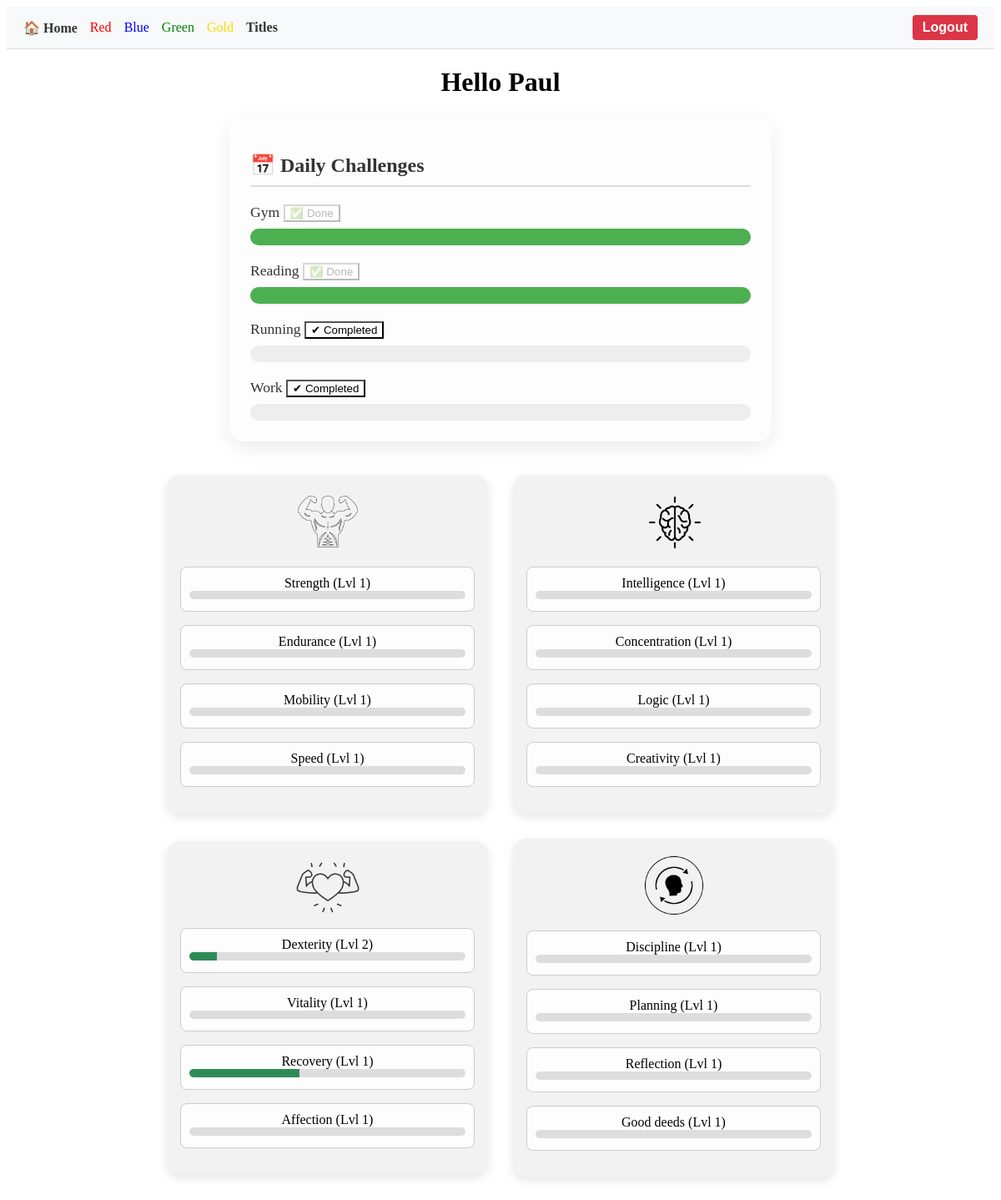
The page /dashboard (signed in) on the database as committed earlier.
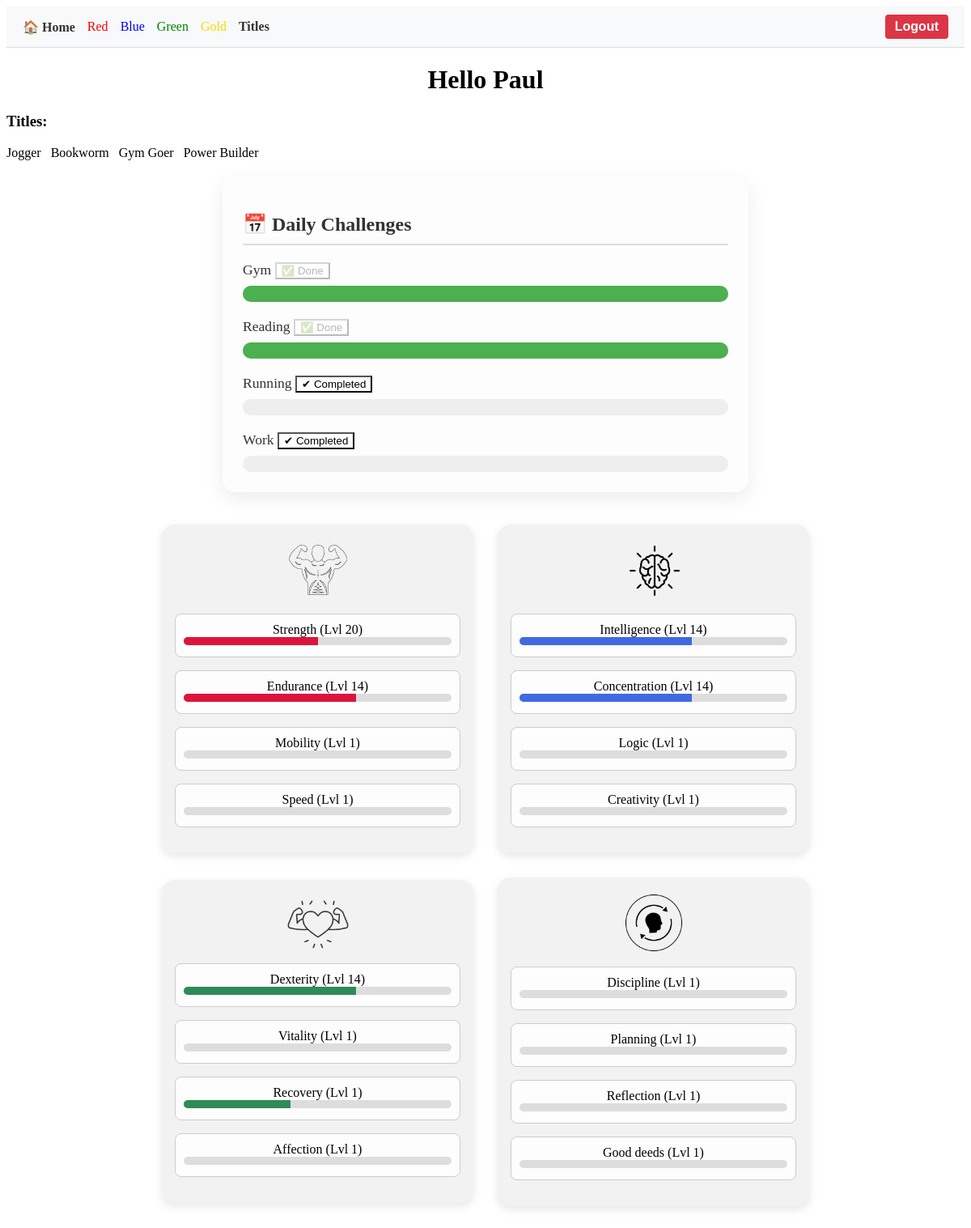
The same page on the database as committed later.
### tables this page shows
CREATE TABLE users (
                id INTEGER PRIMARY KEY AUTOINCREMENT,
                username TEXT NOT NULL UNIQUE,
                password TEXT NOT NULL
            );

CREATE TABLE daily (
                id INTEGER PRIMARY KEY AUTOINCREMENT,
                user_id INTEGER NOT NULL,
                challenge TEXT NOT NULL,
                completed BOOLEAN DEFAULT 0,
                UNIQUE(user_id, challenge),
                FOREIGN KEY(user_id) REFERENCES users(id)
            );

CREATE TABLE progress (
                id INTEGER PRIMARY KEY AUTOINCREMENT,
                user_id INTEGER NOT NULL,
                skill TEXT NOT NULL,
                category TEXT NOT NULL,
                xp INTEGER DEFAULT 0,
                level INTEGER DEFAULT 1, 
                FOREIGN KEY(user_id) REFERENCES users(id)
            );

### app.py (the view)
@app.route('/dashboard')
def dashboard():
    if 'user_id' not in session:
        return redirect(url_for('login'))
    user_id = session['user_id']
    with sqlite3.connect("database.db") as conn:
        c = conn.cursor()
        c.execute("SELECT skill, category, xp, level FROM progress WHERE user_id = ?", (user_id,))
        stats = c.fetchall()
        c.execute("SELECT challenge, completed FROM daily WHERE user_id = ?", (user_id,))
        daily_challenges = c.fetchall()
        c.execute("SELECT username FROM users WHERE id = ?", (user_id,))
        username = c.fetchone()[0]
        c.execute("SELECT selected_titles FROM selected_titles WHERE user_id = ?", (user_id,))
        row = c.fetchone()
        selected_titles = json.loads(row[0]) if row else []
    return render_template("dashboard.html", stats=stats, daily_challenges=daily_challenges, username=username, selected_titles=selected_titles)

### templates/dashboard.html (shortened to what this page needs)
{% extends "base.html" %}
{% block content %}
<!DOCTYPE html>
<html lang="en">
<head>
    <link rel="stylesheet" href="/static/styles.css">
</head>
<body>
    <nav style="background-color: #f8f9fa; padding: 10px 20px; display: flex; justify-content: space-between; align-items: center; border-bottom: 1px solid #ddd;">
        <div style="display: flex; gap: 15px; align-items: center;">
            <a href="{{ url_for('index') }}" style="text-decoration: none; font-weight: bold; color: #333;">🏠 Home</a>
            {% for category in ["Red", "Blue", "Green", "Gold"] %}
                <a href="/card_{{ category|lower }}" style="text-decoration: none; color: {{ category|lower }};">
                    {{ category }}
                </a>
            {% endfor %}
            <a  href=  "{{ url_for('titles')}}" style="text-decoration: none; font-weight: bold; color: #333"> Titles</a>
        </div>
        <div>
            <form method="POST" action="{{ url_for('logout') }}">
                <button type="submit" style="background-color: #dc3545; color: white; border: none; padding: 6px 12px; border-radius: 4px; cursor: pointer;">
                    Logout
                </button>
            </form>
        </div>
    </nav>
    <header>
        <h1 style="text-align: center;">Hello {{username}}</h1>
        {% if selected_titles %}
            <h3>Titles:</h3>
            <div class="titles-container">
            <div class="title-grid">
                {% for title in selected_titles %}
                    <span class="title">{{ title }}</span>
                {% endfor %}
            </div>
        </div>
        {% endif %}
        <section id="daily-challenges">
            <h2>📅 Daily Challenges</h2>
            <ul class="challenge-list">
            {% for challenge, completed in daily_challenges %}
            <li class="challenge-item">
                <div class="challenge-header">
                {{ challenge }}
                <button class="complete-btn-{{ challenge|replace(' ', '') }}"
                    onclick="markComplete(this)"
                    style="background-color: {{ 'white' if completed == 1 else 'initial' }};"
                    {% if completed == 1 %}disabled{% endif %}>
                    {{ "✅ Done" if completed == 1 else "✔ Completed" }}
                </button>
                </div>
                <progress value="{{ 100 if completed == 1 else 0 }}" max="100"
                      class="{{ 'completed' if completed == 1 else '' }}"></progress>
            </li>
            {% endfor %}
            </ul>
        </section>
    </header>
    <main>
        <div class="category-grid">
            {% for category in ["Red", "Blue", "Green", "Gold"] %}
                <a href= "/card_{{category|lower}}" style = "text-decoration: none;">
                <div class="card {{ category|lower }}">
                    <img src="../static/images/icons/icon_{{category|lower }}.png" alt="{{ category }} Icon" class="category-icon">
                    <div class="xp-bar-group">
                        {% for skill, cat, xp, level in stats %}
                            {% if cat == category %}
                                <div class="skill-bar">
                                    <span>{{ skill }} (Lvl {{ level }})</span>
                                    <div class="xp-bar">
                                        <div class="fill" style="width: {{ (xp / (level * 100)) * 100 }}%"></div>
                                    </div>
                                </div>
                            {% endif %}
                        {% endfor %}
                    </div>
                </div>
                </a>
            {% endfor %}
        </div>
    </main>
</body>
</html>
{% endblock %}

### templates/base.html (shortened to what this page needs)
<!DOCTYPE html>
<html lang="en">
<head>
</head>
<body>
    {% block content %}{% endblock %}
</body>
</html>

### static/styles.css (style rules this page uses)
.category-grid { display: grid; grid-template-columns: repeat(2, 1fr); gap: 30px; justify-content: center; align-items: center; max-width: 800px; margin: 40px auto; }
.card { background-color: #f2f2f2; border-radius: 16px; padding: 16px; box-shadow: 0 4px 12px rgba(0, 0, 0, 0.1); text-align: center; }
.category-icon { width: 80px; margin-bottom: 10px; }
.xp-bar-group { color: black; text-decoration: none; }
.skill-bar { text-decoration: none; margin-bottom: 1em; padding: 10px; border: 1px solid #ccc; border-radius: 8px; background-color: #fdfdfd; position: relative; }
.xp-bar { height: 10px; background-color: #ddd; border-radius: 5px; overflow: hidden; margin-bottom: 4px; }
.xp-bar .fill { height: 100%; background-color: #e74c3c; transition: width 0.3s ease; }
.fill { height: 100%; background-color: crimson; transition: width 0.4s ease-in-out; }
.card.red .fill { background-color: crimson; }
.card.blue .fill { background-color: royalblue; }
.card.green .fill { background-color: seagreen; }
.title-grid { display: flex; flex-wrap: wrap; gap: 12px; }
section h2 { margin-bottom: 15px; color: #333; font-size: 1.4rem; }
form { display: flex; flex-direction: column; gap: 15px; }
form button { background-color: #007bff; color: white; padding: 12px; border: none; border-radius: 6px; font-size: 1rem; font-weight: bold; cursor: pointer; transition: background-color 0.3s ease; }
#daily-challenges { background: #fdfdfd; border-radius: 16px; padding: 25px; margin: 20px auto; box-shadow: 0 8px 24px rgba(0, 0, 0, 0.08); max-width: 600px; text-align: left; }
#daily-challenges h2 { margin-bottom: 20px; font-size: 1.5rem; color: #333; border-bottom: 2px solid #ddd; padding-bottom: 10px; }
.challenge-list { list-style: none; padding: 0; margin: 0; display: flex; flex-direction: column; gap: 20px; }
.challenge-item { font-size: 1.1rem; font-weight: 500; color: #333; display: flex; flex-direction: column; gap: 8px; }
.challenge-item progress { width: 100%; height: 20px; appearance: none; }

Rows that differ between the two databases and show on the page:
changed progress "Strength": level "1" → "20"; xp 0 → 1000 (drawn)
changed progress "Endurance": level "1" → "14"; xp 0 → 900 (drawn)
changed progress "Intelligence": level "1" → "14"; xp 0 → 900 (drawn)
changed progress "Concentration": level "1" → "14"; xp 0 → 900 (drawn)
changed progress "Dexterity": level "2" → "14"; xp 20 → 900 (drawn)
Other text that changed with them:
text now shown: "Titles:"
new list line: "Jogger"
new list line: "Bookworm"
new list line: "Gym Goer"
new list line: "Power Builder"
